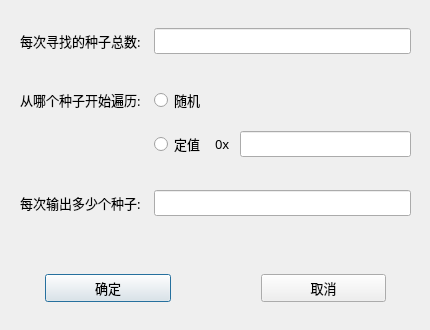
<?xml version="1.0" encoding="UTF-8"?>
<ui version="4.0">
 <class>Setting</class>
 <widget class="QDialog" name="Setting">
  <property name="geometry">
   <rect>
    <x>0</x>
    <y>0</y>
    <width>430</width>
    <height>330</height>
   </rect>
  </property>
  <property name="sizePolicy">
   <sizepolicy hsizetype="Fixed" vsizetype="Fixed">
    <horstretch>0</horstretch>
    <verstretch>0</verstretch>
   </sizepolicy>
  </property>
  <property name="minimumSize">
   <size>
    <width>430</width>
    <height>330</height>
   </size>
  </property>
  <property name="maximumSize">
   <size>
    <width>430</width>
    <height>330</height>
   </size>
  </property>
  <property name="font">
   <font>
    <family>微软雅黑</family>
    <pointsize>10</pointsize>
   </font>
  </property>
  <property name="windowTitle">
   <string>详细设置</string>
  </property>
  <property name="sizeGripEnabled">
   <bool>false</bool>
  </property>
  <widget class="QWidget" name="gridLayoutWidget">
   <property name="geometry">
    <rect>
     <x>0</x>
     <y>0</y>
     <width>431</width>
     <height>241</height>
    </rect>
   </property>
   <layout class="QGridLayout" name="gridLayout">
    <property name="leftMargin">
     <number>20</number>
    </property>
    <property name="topMargin">
     <number>20</number>
    </property>
    <property name="rightMargin">
     <number>20</number>
    </property>
    <property name="bottomMargin">
     <number>0</number>
    </property>
    <property name="spacing">
     <number>10</number>
    </property>
    <item row="7" column="0" colspan="5">
     <spacer name="horizontalSpacer_3">
      <property name="orientation">
       <enum>Qt::Horizontal</enum>
      </property>
      <property name="sizeType">
       <enum>QSizePolicy::Fixed</enum>
      </property>
      <property name="sizeHint" stdset="0">
       <size>
        <width>40</width>
        <height>15</height>
       </size>
      </property>
     </spacer>
    </item>
    <item row="0" column="2" colspan="3">
     <widget class="QLineEdit" name="seed_total_val"/>
    </item>
    <item row="3" column="2" colspan="3">
     <widget class="QRadioButton" name="seed_logic_rnd">
      <property name="text">
       <string>随机</string>
      </property>
     </widget>
    </item>
    <item row="0" column="0" colspan="2">
     <widget class="QLabel" name="label">
      <property name="text">
       <string>每次寻找的种子总数: </string>
      </property>
     </widget>
    </item>
    <item row="5" column="0" colspan="5">
     <spacer name="horizontalSpacer_2">
      <property name="orientation">
       <enum>Qt::Horizontal</enum>
      </property>
      <property name="sizeType">
       <enum>QSizePolicy::Fixed</enum>
      </property>
      <property name="sizeHint" stdset="0">
       <size>
        <width>40</width>
        <height>15</height>
       </size>
      </property>
     </spacer>
    </item>
    <item row="2" column="0" colspan="5">
     <spacer name="horizontalSpacer">
      <property name="orientation">
       <enum>Qt::Horizontal</enum>
      </property>
      <property name="sizeType">
       <enum>QSizePolicy::Fixed</enum>
      </property>
      <property name="sizeHint" stdset="0">
       <size>
        <width>40</width>
        <height>15</height>
       </size>
      </property>
     </spacer>
    </item>
    <item row="6" column="2" colspan="3">
     <widget class="QLineEdit" name="output_size"/>
    </item>
    <item row="3" column="0" colspan="2">
     <widget class="QLabel" name="label_4">
      <property name="text">
       <string>从哪个种子开始遍历: </string>
      </property>
     </widget>
    </item>
    <item row="6" column="0" colspan="2">
     <widget class="QLabel" name="label_6">
      <property name="text">
       <string>每次输出多少个种子: </string>
      </property>
     </widget>
    </item>
    <item row="4" column="4">
     <widget class="QLineEdit" name="seed_logic_val"/>
    </item>
    <item row="4" column="2">
     <widget class="QRadioButton" name="seed_logic_fxd">
      <property name="text">
       <string>定值</string>
      </property>
     </widget>
    </item>
    <item row="4" column="3">
     <widget class="QLabel" name="label_2">
      <property name="text">
       <string>0x</string>
      </property>
     </widget>
    </item>
   </layout>
  </widget>
  <widget class="QWidget" name="gridLayoutWidget_2">
   <property name="geometry">
    <rect>
     <x>0</x>
     <y>248</y>
     <width>431</width>
     <height>81</height>
    </rect>
   </property>
   <layout class="QGridLayout" name="gridLayout_2">
    <property name="leftMargin">
     <number>45</number>
    </property>
    <property name="topMargin">
     <number>10</number>
    </property>
    <property name="rightMargin">
     <number>45</number>
    </property>
    <property name="bottomMargin">
     <number>10</number>
    </property>
    <property name="spacing">
     <number>10</number>
    </property>
    <item row="0" column="0">
     <widget class="QPushButton" name="submit">
      <property name="text">
       <string>确定</string>
      </property>
     </widget>
    </item>
    <item row="0" column="2">
     <widget class="QPushButton" name="cancel">
      <property name="text">
       <string>取消</string>
      </property>
     </widget>
    </item>
    <item row="0" column="1">
     <spacer name="verticalSpacer">
      <property name="orientation">
       <enum>Qt::Horizontal</enum>
      </property>
      <property name="sizeType">
       <enum>QSizePolicy::Maximum</enum>
      </property>
      <property name="sizeHint" stdset="0">
       <size>
        <width>80</width>
        <height>0</height>
       </size>
      </property>
     </spacer>
    </item>
   </layout>
  </widget>
 </widget>
 <resources/>
 <connections>
  <connection>
   <sender>cancel</sender>
   <signal>clicked()</signal>
   <receiver>Setting</receiver>
   <slot>close()</slot>
   <hints>
    <hint type="sourcelabel">
     <x>300</x>
     <y>300</y>
    </hint>
    <hint type="destinationlabel">
     <x>368</x>
     <y>462</y>
    </hint>
   </hints>
  </connection>
 </connections>
</ui>
